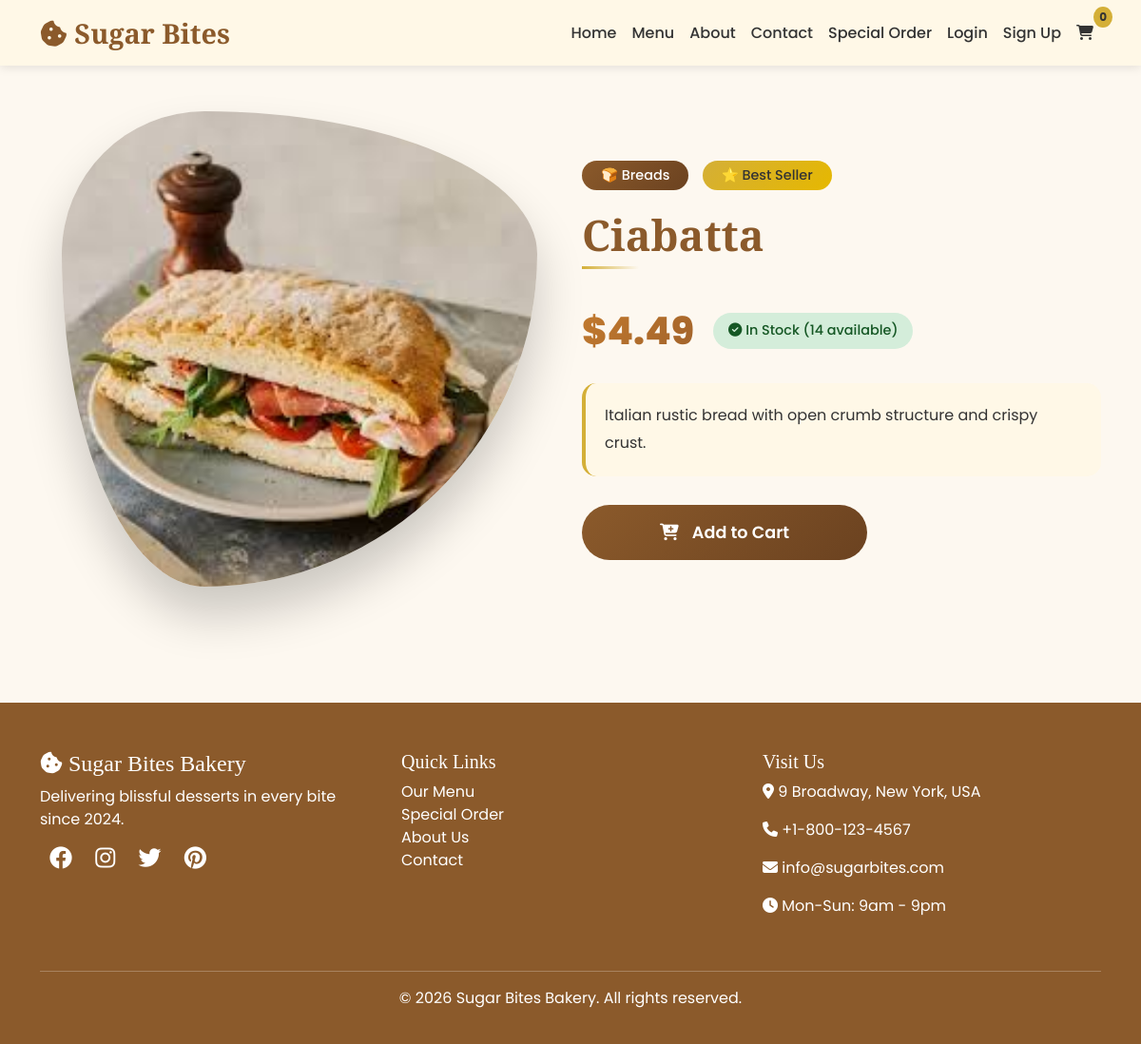
Screenshot of /product/34/ with the database file from the repository.
### bakery/models.py (models this page shows, shortened)
class Product(models.Model):
    CATEGORY_CHOICES = [
        ('cookies', '🍪 Cookies'),
        ('lattes', '☕ Lattes'),
        ('waffles', '🧇 Waffles'),
        ('cakes', '🎂 Cakes'),
        ('drinks', '🥤 Drinks'),
        ('pastries', '🥐 Pastries'),    # NEW
        ('breads', '🍞 Breads'),         # NEW
    ]
    name = models.CharField(max_length=200)
    category = models.CharField(max_length=20, choices=CATEGORY_CHOICES)
    description = models.TextField()
    price = models.DecimalField(max_digits=10, decimal_places=2)
    image = models.ImageField(upload_to=get_product_image_path, blank=True, null=True)
    is_best_seller = models.BooleanField(default=False)
    stock = models.IntegerField(default=10)
    created_at = models.DateTimeField(auto_now_add=True)
    class Meta:
        ordering = ['-created_at']

### bakery/views.py (the view)
# urls.py: path('product/<int:product_id>/', views.product_detail, name='product_detail'),
def product_detail(request, product_id):
    product = get_object_or_404(Product, id=product_id)
    return render(request, 'bakery/product_detail.html', {'product': product})

### bakery/context_processors.py (called while the page is built)
def cart_count(request):
    cart = request.session.get('cart', {})
    count = sum(item['quantity'] for item in cart.values())
    return {'cart_count': count}

### bakery/templates/bakery/product_detail.html (shortened to what this page needs)
{% extends 'bakery/base.html' %}
{% block content %}
<div class="container py-5">
    <div class="row align-items-center">
        <div class="col-lg-6 mb-4">
            <div class="product-image-wrapper">
                {% if product.image %}
                    <img src="{{ product.image.url }}" alt="{{ product.name }}" class="product-image">
                {% else %}
                    <img src="https://images.unsplash.com/photo-1499636136210-6f4ee915583e?w=600" alt="{{ product.name }}" class="product-image">
                {% endif %}
                <div class="image-overlay">
                </div>
            </div>
        </div>
        <div class="col-lg-6">
            <div class="product-info">
                <div class="category-badge">
                    <span class="badge">{{ product.get_category_display }}</span>
                    {% if product.is_best_seller %}
                        <span class="badge best-seller">⭐ Best Seller</span>
                    {% endif %}
                </div>
                <h1 class="product-title">{{ product.name }}</h1>
                <div class="price-container">
                    <div class="price">${{ product.price }}</div>
                    <div class="stock-status {% if product.stock > 0 %}in-stock{% else %}out-stock{% endif %}">
                        {% if product.stock > 0 %}
                            <i class="fas fa-check-circle"></i> In Stock ({{ product.stock }} available)
                        {% else %}
                            <i class="fas fa-times-circle"></i> Out of Stock
                        {% endif %}
                    </div>
                </div>
                <div class="description">
                    <p>{{ product.description }}</p>
                </div>
                <div class="product-actions">
                    {% if product.stock > 0 %}
                        <button class="btn-add-to-cart" onclick="addToCart({{ product.id }}, '{{ product.name }}', {{ product.price }})">
                            <i class="fas fa-cart-plus"></i> Add to Cart
                        </button>
                    {% else %}
                        <button class="btn-out-of-stock" disabled>
                            <i class="fas fa-times"></i> Out of Stock
                        </button>
                    {% endif %}
                </div>
            </div>
        </div>
    </div>
</div>
{% endblock %}

### bakery/templates/bakery/base.html (style rules this page uses)
:root { --warm-brown: #8B5A2B; --cream: #FFF8E7; --gold: #D4AF37; --dark-gray: #333333; --light-cream: #FDF8F0; --honey: #F0A500; --caramel: #C47B2E; }
* { font-family: 'Poppins', sans-serif; }
h1, h2, h3, h4, h5, h6 { font-family: 'Playfair Display', serif; }
body { background-color: var(--light-cream); color: var(--dark-gray); }
.price { font-size: 1.5rem; font-weight: 700; color: var(--caramel); transition: all 0.3s ease; display: inline-block; }
body > div:not(.navbar):not(footer) { animation: pageFadeIn 0.6s cubic-bezier(0.2, 0.9, 0.4, 1.1); }
html { scroll-behavior: smooth; }

### bakery/templates/bakery/product_detail.html (style rules this page uses)
.product-image-wrapper { position: relative; border-radius: 30% 70% 70% 30% / 30% 30% 70% 70%; overflow: hidden; animation: morphShape 10s ease-in-out infinite; box-shadow: 0 30px 50px rgba(0,0,0,0.2); max-width: 500px; margin: 0 auto; cursor: pointer; transition: all 0.5s ease; }
.product-image { width: 100%; height: auto; display: block; transition: transform 0.8s cubic-bezier(0.25, 0.46, 0.45, 0.94); }
.image-overlay { position: absolute; bottom: -50px; left: 0; right: 0; background: linear-gradient(to top, rgba(139, 90, 43, 0.9), transparent); color: white; text-align: center; padding: 20px; transition: bottom 0.4s ease; font-size: 14px; }
.product-info { animation: slideIn 0.8s ease-out; }
.category-badge { margin-bottom: 20px; }
.category-badge .badge { background: linear-gradient(135deg, var(--warm-brown), #6B4220); color: white; padding: 8px 20px; border-radius: 30px; font-size: 0.9rem; font-weight: 500; margin-right: 10px; }
.category-badge .best-seller { background: linear-gradient(135deg, var(--gold), #E6B800); color: #333; }
.product-title { font-size: 2.8rem; font-weight: 700; color: var(--warm-brown); margin-bottom: 20px; position: relative; display: inline-block; }
.product-title::after { content: ''; position: absolute; bottom: -10px; left: 0; width: 60px; height: 3px; background: linear-gradient(90deg, var(--gold), transparent); animation: expandWidth 0.6s ease-out; }
.price-container { display: flex; align-items: center; gap: 20px; margin: 25px 0; flex-wrap: wrap; }
.price { font-size: 2.5rem; font-weight: 800; color: var(--caramel); background: linear-gradient(135deg, var(--caramel), #A0622B); background-clip: text; -webkit-background-clip: text; -webkit-text-fill-color: transparent; animation: pulse 2s infinite; }
.stock-status { padding: 8px 16px; border-radius: 30px; font-size: 0.9rem; font-weight: 500; }
.stock-status.in-stock { background-color: #d4edda; color: #155724; }
.description { margin: 25px 0; padding: 20px; background: var(--cream); border-radius: 15px; border-left: 4px solid var(--gold); transition: transform 0.3s ease, box-shadow 0.3s ease; }
.description p { margin: 0; line-height: 1.8; color: var(--dark-gray); }
.product-actions { margin-top: 30px; }
.btn-add-to-cart { position: relative; background: linear-gradient(135deg, var(--warm-brown), #6B4220); color: white; border: none; padding: 16px 40px; border-radius: 50px; font-size: 1.1rem; font-weight: 600; cursor: pointer; overflow: hidden; transition: all 0.3s ease; width: 100%; max-width: 300px; }
.btn-add-to-cart i { margin-right: 10px; transition: transform 0.3s ease; }
.btn-add-to-cart { position: relative; overflow: hidden; }

### rows the page displays
Product: image (picture), category "🍞 Breads", name "Ciabatta", price "4.49", stock "14", description "Italian rustic bread with open crumb structure and crispy crust."
